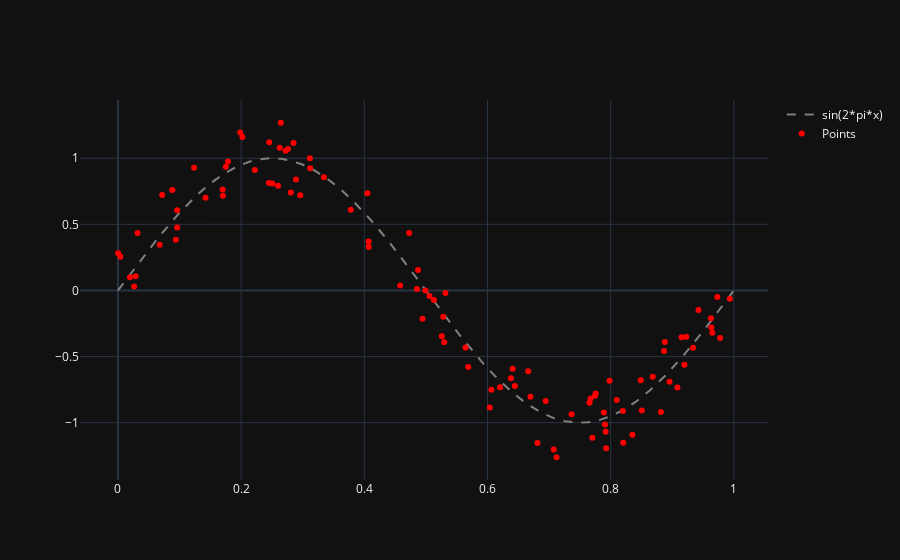

This figure's notebook cell:
### Code cell
fig = py.graph_objs.Figure()
fig.add_scatter(x=fun['x'], y=fun['sin'], name=str(gen_function), line_dash='dash', line_color='gray')
fig.add_scatter(x=my_data[0], y=my_data[1], name='Points', mode='markers', marker_color='red')
fig.show()
